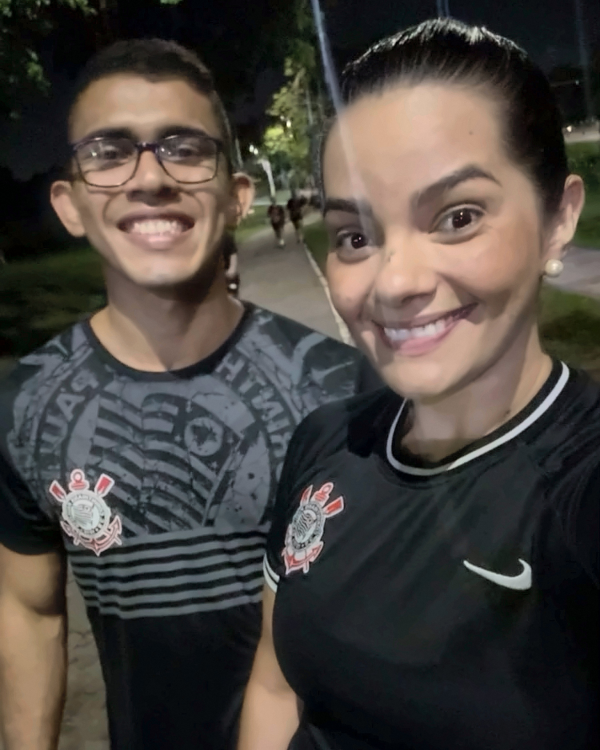
#> input picture foto_edit/foto_final_4x5_com_fundo.jpg, 1800 x 2250 px (shown at 1/3 size)
$ python remover_fundo.py
#> lines starting #> are read from the running program, lines starting #| are printed output that depends on the picture; after the words box and inside, x2 and y2 are one past the last pixel; in counts of white or black regions, pixels touching at a corner belong together
import cv2, numpy as np
src='foto_final_4x5_com_fundo.jpg'; dst='foto_final_4x5.jpg'
im=cv2.imread(src); ox,oy=600,450   # offsets of the inspected crop
#> further down, im is the input picture: shape (2250, 1800, 3); mean B, G, R 63.2, 68, 73.5
m=np.zeros(im.shape[:2],np.uint8)
def ell(cx,cy,ax,ay,ang=0): cv2.ellipse(m,(ox+cx,oy+cy),(ax,ay),ang,0,360,255,-1)
#> called with cx = 230, cy = 225, ax = 38, ay = 82, ang = 5
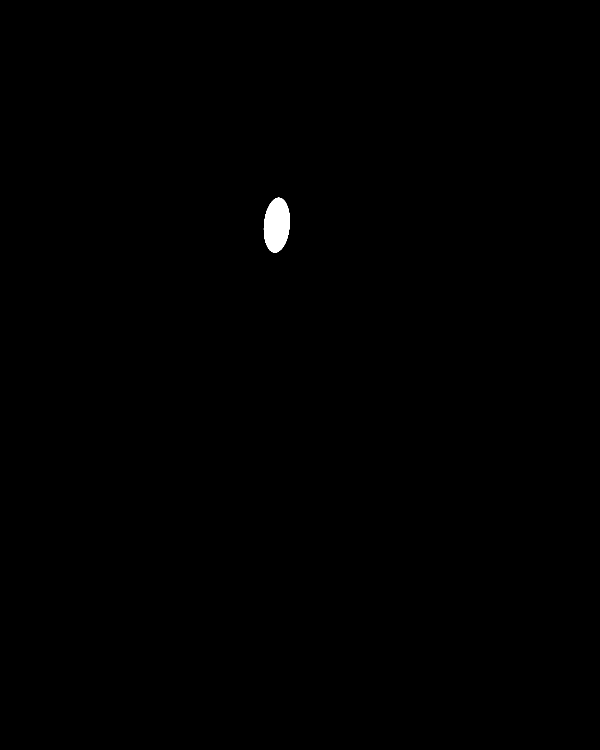
#> m: shape (2250, 1800) (shown at 1/3 size); 0.25% white; 1 white region, box (x1, y1, x2, y2) and area: (791, 593, 870, 758) 9964
ell(230,225,38,82,5)    # runner 1 (legs+body)
ell(292,205,42,80,5)    # runner 2
#> call 2 of ell, with cx = 292, cy = 205, ax = 42, ay = 80, ang = 5
#> in ell (call 2), `def ell(cx,cy,ax,ay,ang=0): cv2.ellipse(m,(ox+cx,oy+cy),(ax,ay),ang,0,..`:
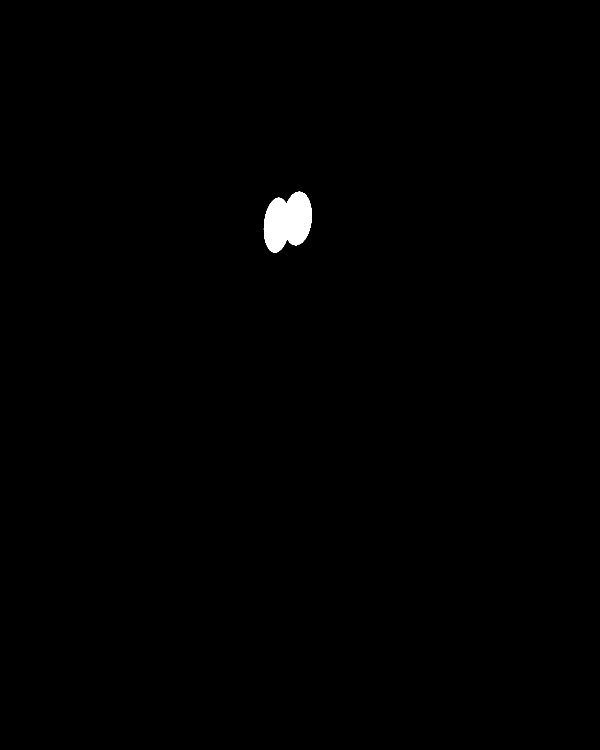
#> m: shape (2250, 1800) (shown at 1/3 size); 0.48% white; 1 white region, box (x1, y1, x2, y2) and area: (791, 575, 935, 758) 19277
ell(310,150,30,25)      # head/shoulders area of runner 2 on the grass
#> in ell (call 3), `def ell(cx,cy,ax,ay,ang=0): cv2.ellipse(m,(ox+cx,oy+cy),(ax,ay),ang,0,..`: m: shape (2250, 1800); 0.49% white; 1 white region, box (x1, y1, x2, y2) and area: (791, 575, 941, 758) 19835
m=cv2.dilate(m,np.ones((9,9),np.uint8))
# third partial figure behind his neck: thin strip, kept away from the face
p=np.zeros_like(m); cv2.ellipse(p,(ox+98,oy+345),(26,100),0,0,360,255,-1)
#> after `cv2.ellipse(p, (ox + 98, oy + 345), (26, 100), 0, 0, 360, 255, -1)`:
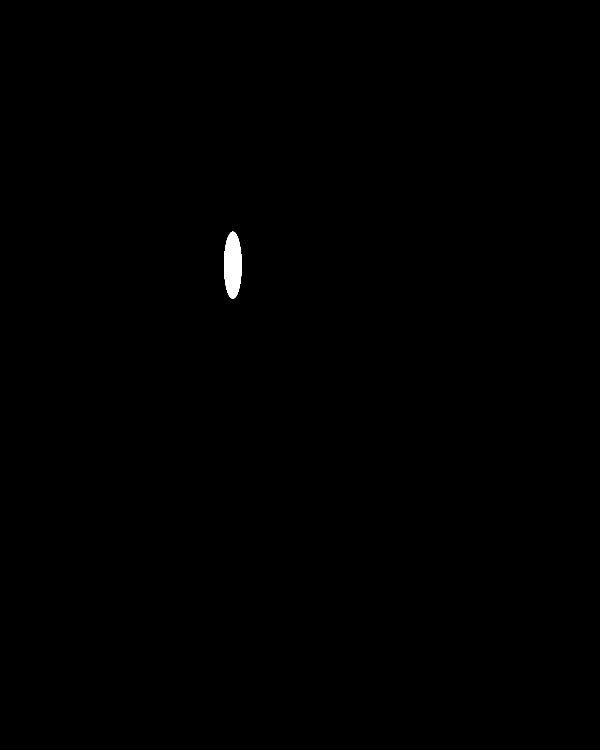
#> p: shape (2250, 1800) (shown at 1/3 size); 0.21% white; 1 white region, box (x1, y1, x2, y2) and area: (672, 695, 725, 896) 8395
m=cv2.bitwise_or(m,cv2.dilate(p,np.ones((7,7),np.uint8)))
cv2.imwrite('/tmp/mask.png',m)
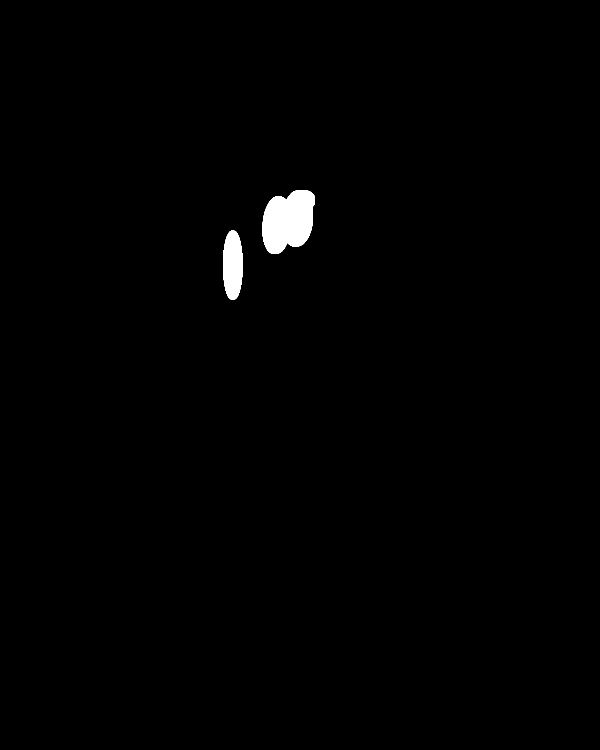
#> saved as mask.png: shape (2250, 1800) (shown at 1/3 size); 0.81% white; 2 white regions, box (x1, y1, x2, y2) and area: (787, 571, 945, 762) 22822, (669, 692, 728, 899) 9955
fill=cv2.inpaint(im,m,12,cv2.INPAINT_TELEA)
# soften inpainted area to match the blurred background, then re-add grain
soft=cv2.GaussianBlur(fill,(0,0),4)
a=cv2.GaussianBlur(m,(0,0),5).astype(np.float32)[...,None]/255.
rng=np.random.default_rng(3)
gr=cv2.GaussianBlur(rng.normal(0,1,m.shape).astype(np.float32),(0,0),0.7)*2.2
base=fill.astype(np.float32)*0.4+soft.astype(np.float32)*0.6+gr[...,None]
out=np.clip(im.astype(np.float32)*(1-a)+base*a,0,255).astype(np.uint8)
cv2.imwrite(dst,out,[cv2.IMWRITE_JPEG_QUALITY,95])
cv2.imwrite('/tmp/bg_after.png',out[450:1150,600:1100])

# ---- pass 2: clean residual smudges ----
im=cv2.imread(dst).astype(np.float32); ox,oy=600,450
# (a) dark smear on the path: clone clean path texture from just below, feathered
m2=np.zeros(m.shape,np.uint8); cv2.ellipse(m2,(ox+255,oy+262),(48,58),0,0,360,255,-1)
#> after `cv2.ellipse(m2, (ox + 255, oy + 262), (48, 58), 0, 0, 360, 255, -1)`: m2: shape (2250, 1800); 0.22% white; 1 white region, box (x1, y1, x2, y2) and area: (807, 654, 904, 771) 8901
a2=cv2.GaussianBlur(m2,(0,0),14).astype(np.float32)[...,None]/255.
shifted=np.roll(im,-85,axis=0)   # content from 85px below
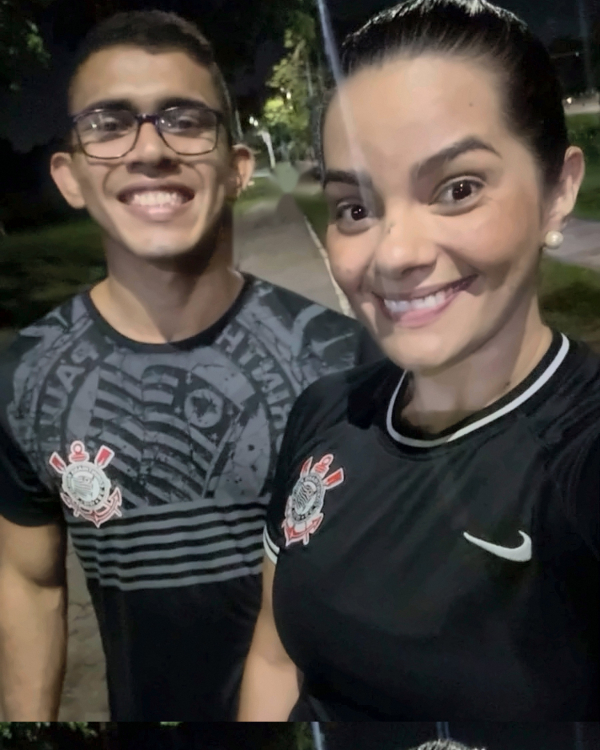
#> shifted: shape (2250, 1800, 3) float32 (shown at 1/3 size); mean B, G, R 63.2, 68, 73.2
im=im*(1-a2)+shifted*a2
# (b) grey-green blotch on the grass: fill from strongly blurred surroundings
m3=np.zeros(m.shape,np.uint8); cv2.ellipse(m3,(ox+262,oy+168),(46,40),0,0,360,255,-1)
#> after `cv2.ellipse(m3, (ox + 262, oy + 168), (46, 40), 0, 0, 360, 255, -1)`: m3: shape (2250, 1800); 0.15% white; 1 white region, box (x1, y1, x2, y2) and area: (816, 578, 909, 659) 5921
tmp=cv2.inpaint(im.astype(np.uint8),m3,25,cv2.INPAINT_NS)
tmp=cv2.GaussianBlur(tmp,(0,0),6).astype(np.float32)
a3=cv2.GaussianBlur(m3,(0,0),12).astype(np.float32)[...,None]/255.
im=im*(1-a3)+tmp*a3
out=np.clip(im+gr[...,None]*(a2+a3),0,255).astype(np.uint8)
cv2.imwrite(dst,out,[cv2.IMWRITE_JPEG_QUALITY,95])
cv2.imwrite('/tmp/bg_after.png',out[450:1150,600:1100])
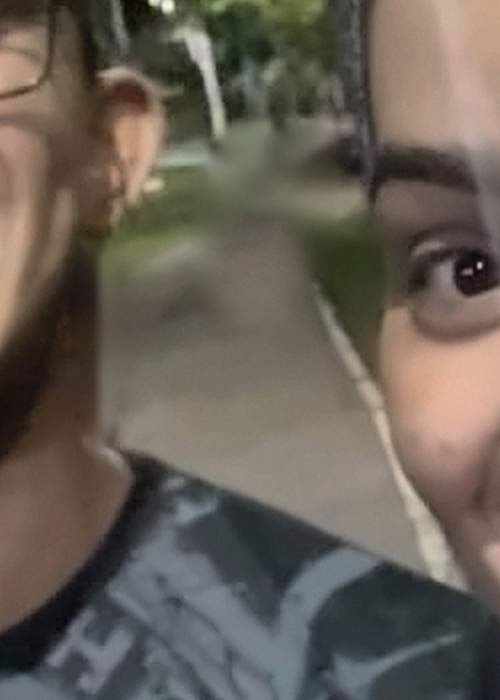
#> saved as bg_after.png: shape (700, 500, 3); mean B, G, R 85.8, 95.4, 103
cv2.imwrite('/tmp/full_small.jpg',cv2.resize(out,(720,900)))
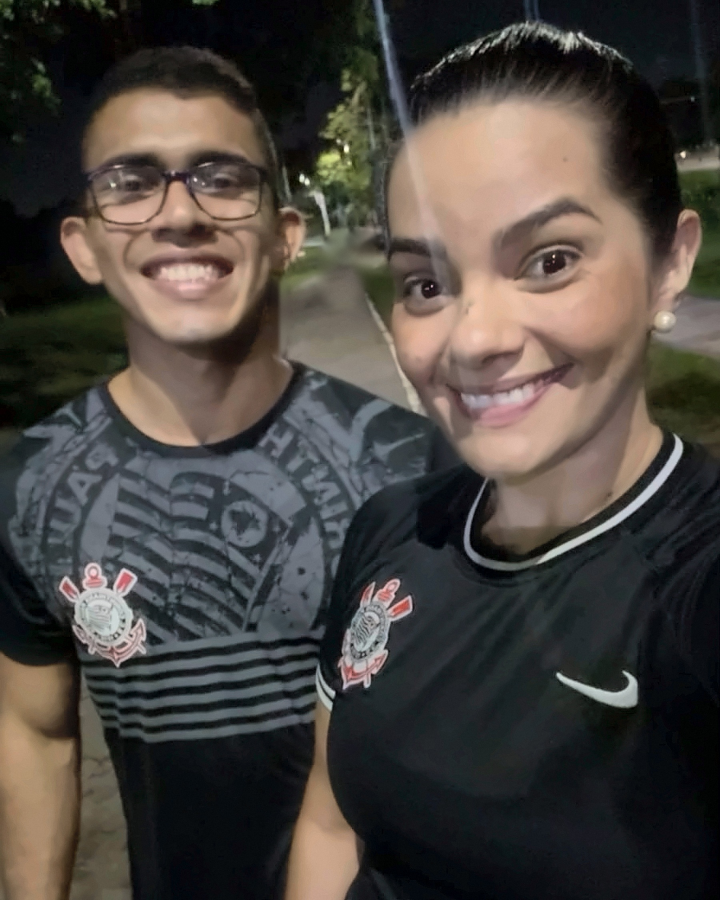
#> saved as full_small.jpg: shape (900, 720, 3); mean B, G, R 63.2, 68.1, 73.6
